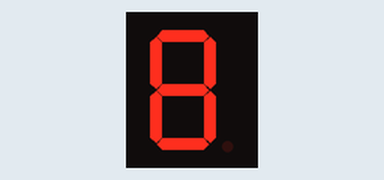
Recording of a sketch running on a simulated Arduino Uno, built with avr-gcc and run on an emulated ATmega328P. On the bench: 1-digit seven-segment display. Wiring (inferred from the names in the program): 1-digit 7-segment display, segments lit when HIGH: segments pin 13, pin 12, pin 11, pin 10, pin 9, pin 8, pin 7. The segment pins are drawn as the display they are named for.

Above: at 3.2 s.
At 3.7 s:
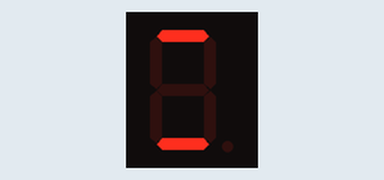
At 4.2 s:
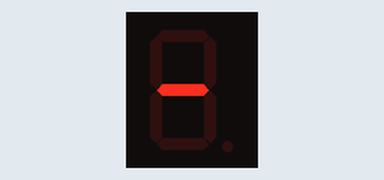
At 5.2 s:
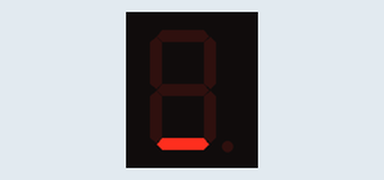
At 6.2 s:
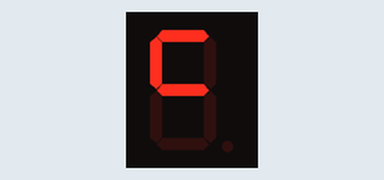
At 7.7 s:
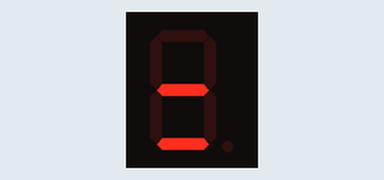

The sketch:

test_7seg_2.ino
```cpp
/* test 7-segment display (LTS-312AR, common anode) */

/* use a 330-ohm resistor beween LED cathode and ground.

 7 segment mapping:
     _
  F| A |B
     _
  E| G |C
     _
     D

*/

int a=13;
int b=12;
int c=11;
int d=10;
int e=9;
int f=8;
int g=7;


/* patterns ABCDEFG
*/

int p_H[7]={1,0,0,1,0,0,0};
int p_O[7]={0,0,0,0,0,0,1};
int p_L[7]={1,1,1,0,0,0,1};
int p_A[7]={0,0,0,1,0,0,0};
int p_J[7]={1,0,0,0,0,1,1};
int p_I[7]={1,0,0,1,1,1,1};
int p_M[7]={0,0,0,1,0,0,1};
int p_E[7]={0,1,1,0,0,0,0};
int p_spc[7]={1,1,1,1,1,1,1};

// the setup routine runs once when you press reset:
void setup() {
  // initialize the digital pin as an output.
  pinMode(a,OUTPUT);
  pinMode(b,OUTPUT);
  pinMode(c,OUTPUT);
  pinMode(d,OUTPUT);
  pinMode(e,OUTPUT);
  pinMode(f,OUTPUT);
  pinMode(g,OUTPUT);
}


void display_pattern(int *pat)
{
  int i;
  for (i=7;i<=13;i++)
  {
    if (pat[13-i]==1)
    {
      digitalWrite(i,HIGH);
    }
    else
    {
      digitalWrite(i,LOW);
    }
  }
  delay(500);
}

void circle_effect(int d)
{
  int i;
  int j;
  int k;

  digitalWrite(g,HIGH);
  for (k=1;k<d;k++)
  {
    for (j=8;j<13;j++)
    {
      for (i=8;i<=13;i++)
      {
        if ((i==j) || (i==(j+1)) || ((j==13) && (i==8)))
        {
          digitalWrite(i,LOW);
        }
        else
        {
          digitalWrite(i,HIGH);
        }
      }
      delay(70);
    }
  }
}


void loop()
{
  circle_effect(10);
  display_pattern(p_spc);
  display_pattern(p_H);
  display_pattern(p_O);
  display_pattern(p_L);
  display_pattern(p_A);
  display_pattern(p_spc);
  display_pattern(p_J);
  display_pattern(p_A);
  display_pattern(p_I);
  display_pattern(p_M);
  display_pattern(p_E);
}
```

Measured:
- by itself, everything shown: repeats every 8.7 s, in 56 steps
- what the display in image 0 shows lasts 0.5 s, from 3.2 s to 3.7 s
